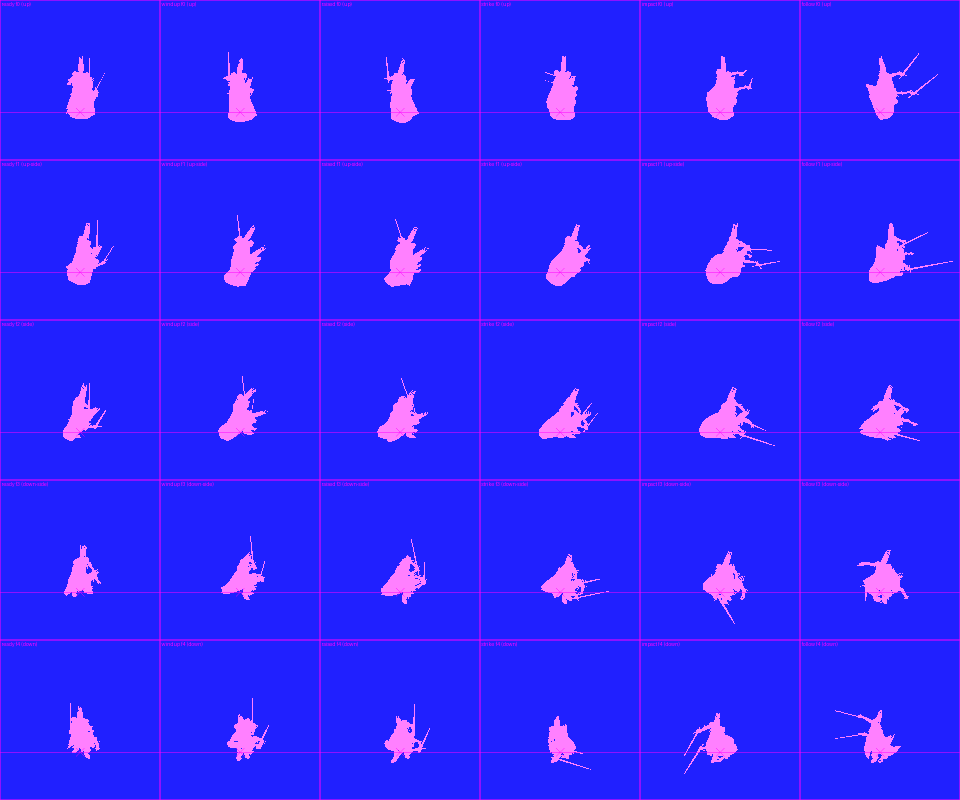
#> input picture hacks/content/anims/witchking/sheets/swings_template.png, 1920 x 1600 px (shown at 1/2 size)
$ python -i portrait_art.py   (imports and definitions only)
#> lines starting #> are read from the running program, lines starting #| are printed output that depends on the picture
#> further down, picture is the input picture: PIL image 1920x1600 RGB; mean R, G, B 45.7, 35.6, 255
"""Make a hero's dialog portrait (56x64, 16 colors) in the game's own style from any picture.

The stock portraits stand their subject on one backdrop: flat teal above row 24, a gold line
on row 24, then a teal/dark checker. Palette slot 0 is the teal, slot 8 the gold and slot 15
the subject's darkest color (the checker's dark squares). This tool keys the subject out of
its source, shrinks it to 56x64, quantizes it to the 13 free slots and stands it on that
backdrop.

    python hacks/tools/portrait_art.py SOURCE Name [--crop L T R B] [--key red] [--preview]

SOURCE is any image; an RGBA PNG keeps its own alpha as the cut-out. --key red drops a
red/orange backdrop (fire, the Eye) from a photo. --crop is in source pixels, ideally 7:8.
Writes hacks/content/portraits/<Name>.png; heroes.json `"portrait": "<Name>"` then uses it
(hero_registry.py encodes every PNG in that folder as DialogPortrait<Name>BgAsset).
"""

import argparse
from pathlib import Path

from PIL import Image, ImageDraw, ImageFilter

ROOT = Path(__file__).resolve().parents[2]
OUT = ROOT / "hacks/content/portraits"
W, H = 56, 64
TEAL = (0, 107, 140)
GOLD = (199, 140, 0)
LINE_Y = 24
FREE_SLOTS = [1, 2, 3, 4, 5, 6, 7, 9, 10, 11, 12, 13, 14, 15]


def key_red(image: Image.Image) -> Image.Image:
    """Alpha that drops saturated red/orange/yellow (fire) reachable from the picture's edge,
    so warm colors inside the figure (skin, cloth) stay."""
    rgba = image.convert("RGBA").resize((W * 6, H * 6), Image.LANCZOS)
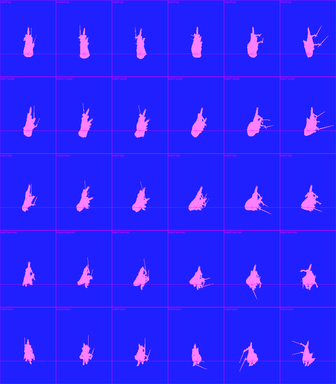
#> rgba: PIL image 336x384 RGBA; mean R, G, B, A 45.4, 35.7, 255, 255
    px = rgba.load()
    fire = Image.new("L", rgba.size, 0)
#> fire: PIL image 336x384 L; every value is 0
    fp = fire.load()
    for y in range(rgba.height):
        for x in range(rgba.width):
            r, g, b, _ = px[x, y]
            if (r > 150 and r > g * 1.35 and r > b * 2.2) or (r > 170 and b < r * 0.5):
                fp[x, y] = 255
    fire = fire.filter(ImageFilter.MedianFilter(5))
    # Mark (128) the fire connected to the border, then cut only that.
    for x in range(fire.width):
        for y in (0, fire.height - 1):
            if fire.getpixel((x, y)) == 255:
                ImageDraw.floodfill(fire, (x, y), 128)
    for y in range(fire.height):
        for x in (0, fire.width - 1):
            if fire.getpixel((x, y)) == 255:
                ImageDraw.floodfill(fire, (x, y), 128)
    alpha = fire.point(lambda v: 0 if v == 128 else 255).filter(ImageFilter.MedianFilter(5))
#> alpha: PIL image 336x384 L; every value is 255
    rgba.putalpha(alpha)
    return rgba


# [69 lines left out: functions compose, main, not called in this run]


# [2 lines not run here, left out]

>>> from PIL import Image
>>> picture = Image.open('../content/anims/witchking/sheets/swings_template.png')
>>> result = key_red(picture)
